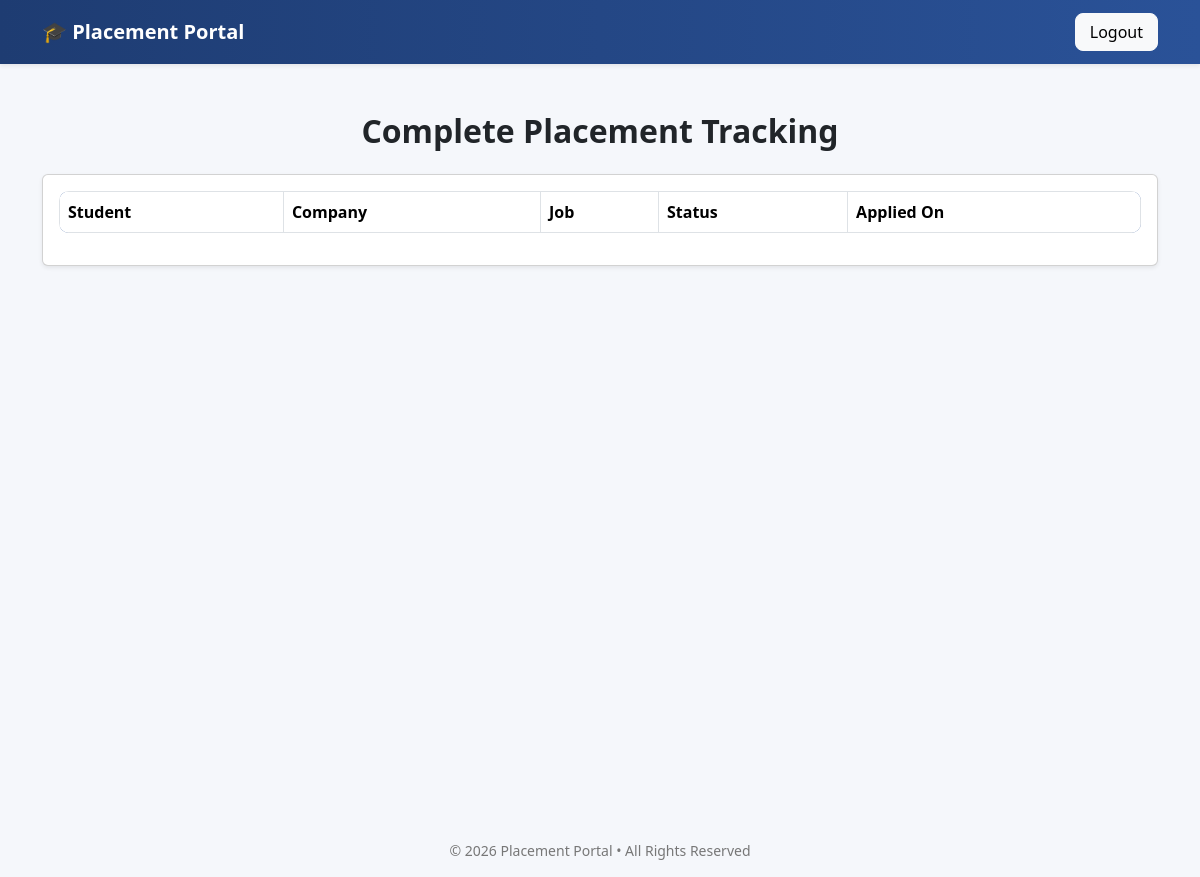
/admin/placement_tracking (signed in), run on an earlier commit of the app's database.
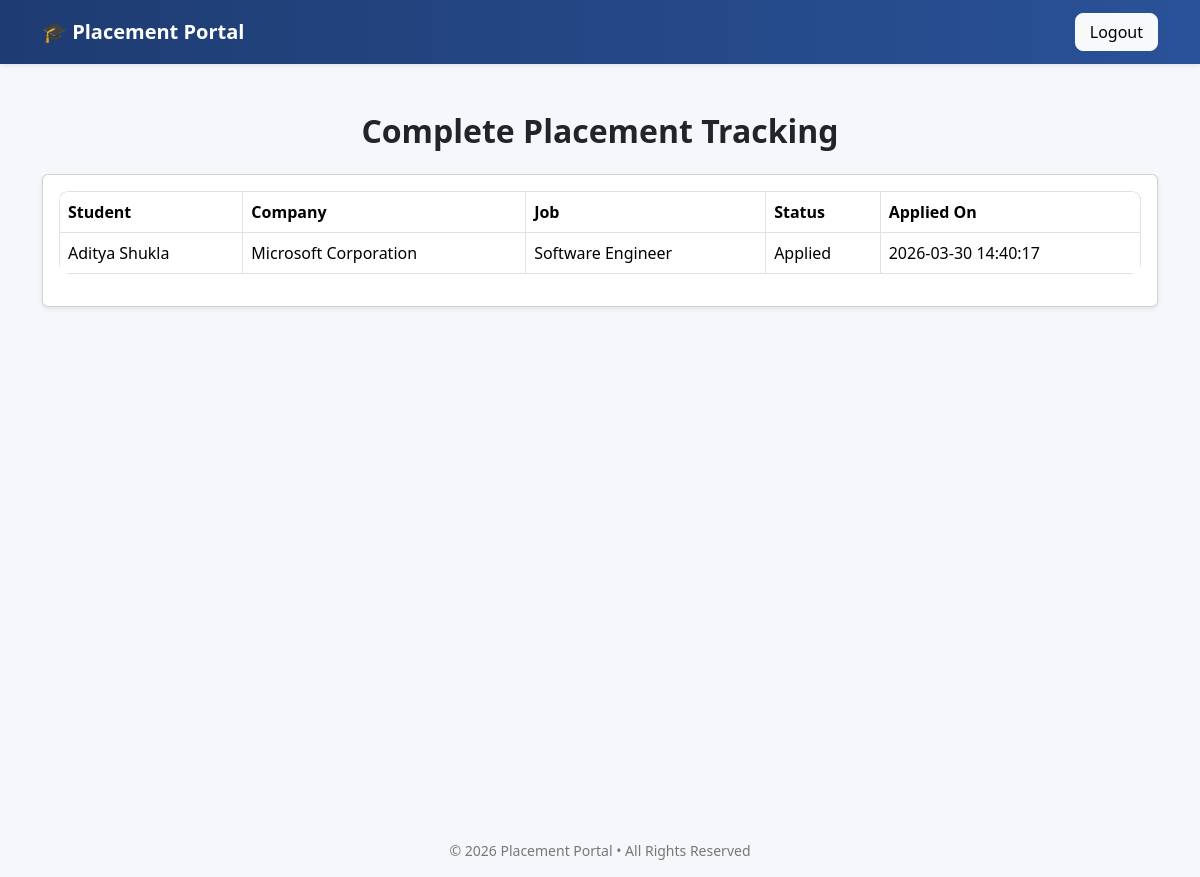
And on a later commit of the database.
### tables this page shows
CREATE TABLE applications(
        id INTEGER PRIMARY KEY AUTOINCREMENT,
        student_id INTEGER NOT NULL,
        job_id INTEGER NOT NULL,
        applied_on TIMESTAMP DEFAULT CURRENT_TIMESTAMP,
        status TEXT CHECK(status in ('Applied','Interview','Shortlisted','Selected','Rejected','Placed')) DEFAULT 'Applied' NOT NULL,
        UNIQUE(student_id, job_id),
        FOREIGN KEY (student_id) REFERENCES students(id)
        ON DELETE CASCADE 
        ON UPDATE CASCADE,
        FOREIGN KEY (job_id) REFERENCES jobs(id)
        ON DELETE CASCADE 
        ON UPDATE CASCADE
    );

CREATE TABLE students(
        id INTEGER PRIMARY KEY AUTOINCREMENT,
        name TEXT NOT NULL,
        email TEXT UNIQUE NOT NULL,
        age INTEGER NOT NULL,
        gender TEXT CHECK(gender in ('Male','Female','Other')) NOT NULL,
        hashed_password TEXT NOT NULL,
        resume_path TEXT,
        skills TEXT,
        branch TEXT NOT NULL,
        cgpa REAL CHECK(cgpa BETWEEN 0 AND 10) DEFAULT 0,
        is_active INTEGER DEFAULT 1 NOT NULL,
        created_at TIMESTAMP DEFAULT CURRENT_TIMESTAMP
    );

CREATE TABLE companies(
        id INTEGER PRIMARY KEY AUTOINCREMENT,
        company_name TEXT NOT NULL,
        email TEXT UNIQUE NOT NULL,
        hashed_password TEXT NOT NULL,
        hr_contact TEXT NOT NULL,
        website TEXT,
        approval_status TEXT CHECK(approval_status IN ('Pending','Approved','Rejected')) DEFAULT 'Pending' NOT NULL,
        is_blacklisted INTEGER DEFAULT 0 NOT NULL,
        created_at TIMESTAMP DEFAULT CURRENT_TIMESTAMP
    );

CREATE TABLE jobs(
        id INTEGER PRIMARY KEY AUTOINCREMENT,
        company_id INTEGER NOT NULL,
        title TEXT NOT NULL,
        description TEXT NOT NULL,
        eligibility_criteria TEXT NOT NULL,
        deadline TEXT NOT NULL,
        required_skills TEXT,
        experience_required TEXT,
        salary_range TEXT,
        job_type TEXT CHECK(job_type IN ('Full-time','Internship','Contract')) DEFAULT 'Full-time',
        location TEXT,
        status TEXT CHECK(status in ('Pending','Approved','Closed')) DEFAULT 'Pending' NOT NULL,
        created_at TIMESTAMP DEFAULT CURRENT_TIMESTAMP,
        FOREIGN KEY (company_id) REFERENCES companies(id)
        ON DELETE CASCADE
        ON UPDATE CASCADE
    );

### app.py (the view)
@app.route("/admin/placement_tracking") # Admin placement tracking page
@login_required
def placement_tracking():
    if current_user.role != "admin":
        flash("Unauthorized access")
        return redirect(url_for("login"))
    con = sqlite3.connect("placement.db")
    cur = con.cursor()
    cur.execute("""
        SELECT students.name,
               companies.company_name,
               jobs.title,
               applications.status,
               applications.applied_on
        FROM applications
        JOIN students ON applications.student_id = students.id
        JOIN jobs ON applications.job_id = jobs.id
        JOIN companies ON jobs.company_id = companies.id
        ORDER BY applications.applied_on DESC
    """)
    applications = cur.fetchall()
    con.close()
    return render_template("admin_application_tracking.html", applications=applications)

### app.py (called while the page is built)
@login_manager.user_loader # Company user loader page
def load_user(user_id):
    try:
        role, actual_id = user_id.split("-")
        return User(int(actual_id), role)
    except (ValueError, AttributeError):
        return None

### templates/admin_application_tracking.html (shortened to what this page needs)
{% extends "base.html" %}
{% block content %}
<div class="container mt-5">
    <h2 class="mb-4 text-center">Complete Placement Tracking</h2>
    <div class="card shadow-sm">
        <div class="card-body">
            <div class="table-responsive">
                <table class="table table-bordered align-middle">
                    <thead>
                        <tr>
                            <th>Student</th>
                            <th>Company</th>
                            <th>Job</th>
                            <th>Status</th>
                            <th>Applied On</th>
                        </tr>
                    </thead>
                    <tbody>
                        {% for row in applications %}
                        <tr>
                            <td>{{ row[0] }}</td>
                            <td>{{ row[1] }}</td>
                            <td>{{ row[2] }}</td>
                            <td>{{ row[3] }}</td>
                            <td>{{ row[4] }}</td>
                        </tr>
                        {% endfor %}
                    </tbody>
                </table>
            </div>
        </div>
    </div>
</div>
{% endblock %}

What changed in the data, as far as the page shows it:
added applications: name "Aditya Shukla", company_name "Microsoft Corporation", title "Software Engineer", status "Applied", applied_on "2026-03-30 14:40:17"
